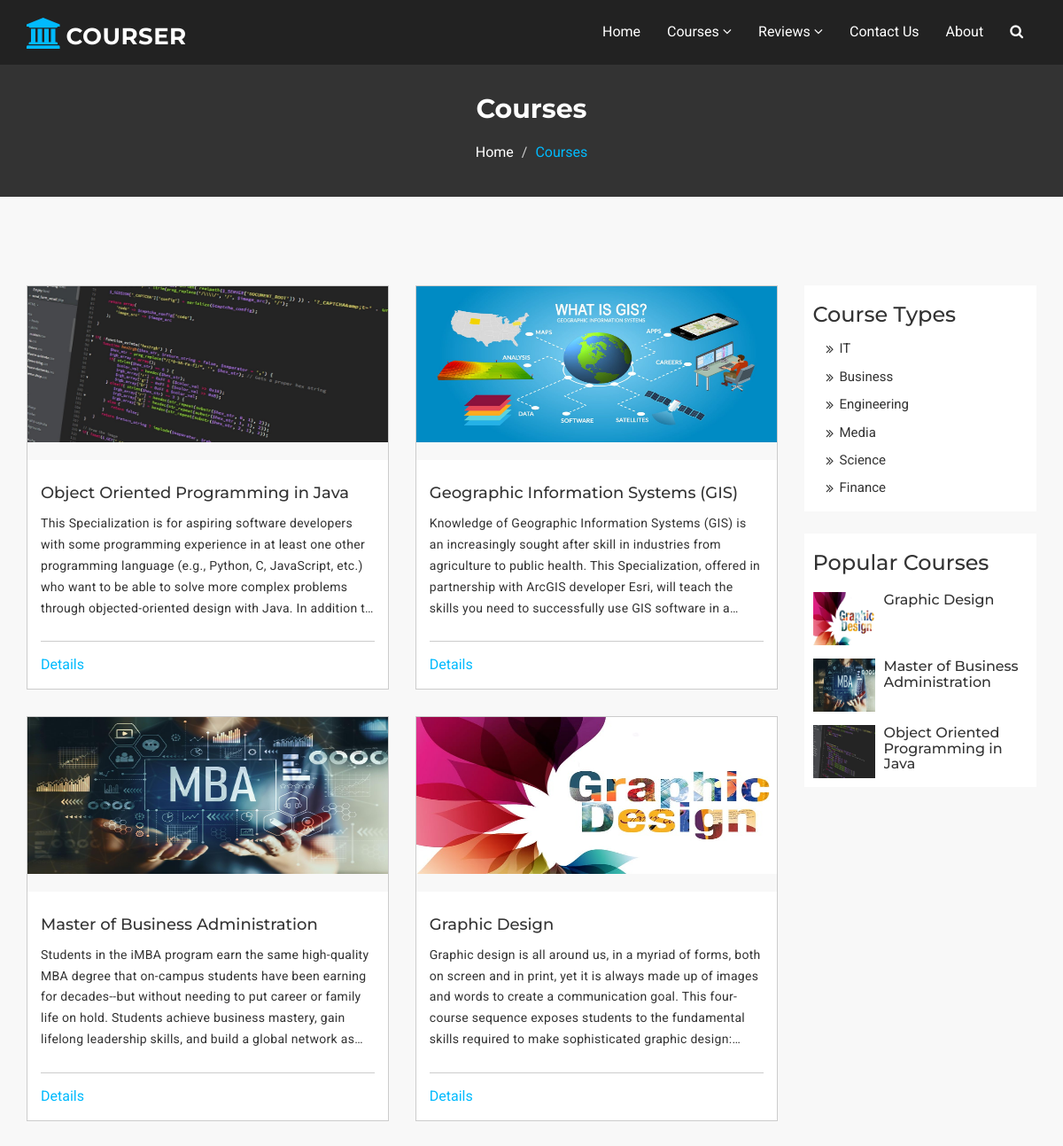
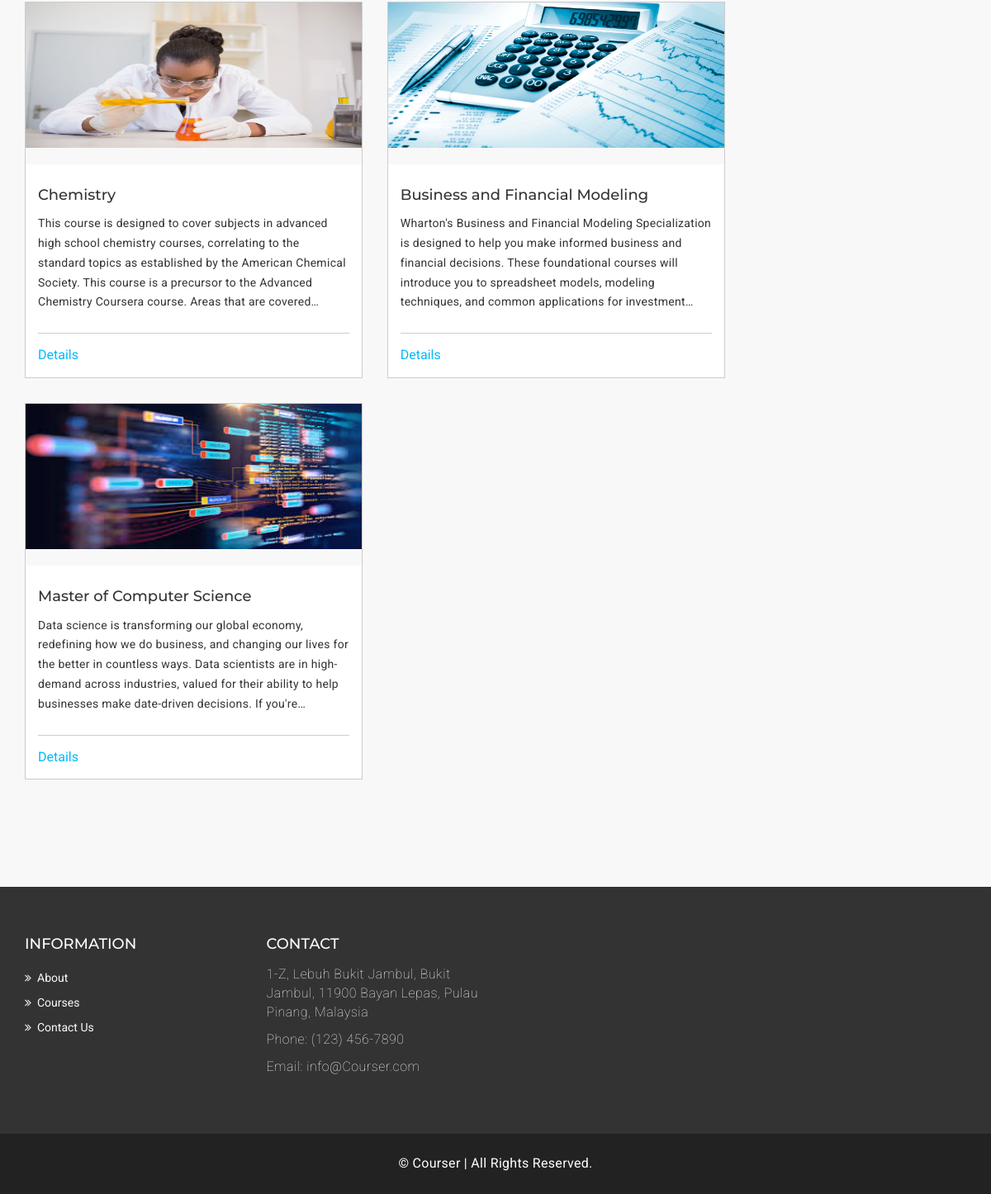
The page /course.php on the database its author committed (2 pictures, top to bottom).
### tables this page shows
CREATE TABLE `courses` (
  `course_id` int(11) NOT NULL,
  `course_name` varchar(200) NOT NULL,
  `course_type` varchar(200) NOT NULL,
  `course_cost` varchar(300) NOT NULL,
  `course_length` varchar(200) NOT NULL,
  `course_desc` varchar(10000) NOT NULL,
  `course_info` varchar(10000) NOT NULL,
  `course_img` varchar(100) NOT NULL,
  `course_classes` varchar(200) NOT NULL,
  `course_prov` varchar(200) NOT NULL
);

### course.php (the view, shortened to what this page needs)
<?php
	include_once('dbinc.php');
	$sql = "SELECT * FROM courses;";
	$result = mysqli_query($conn, $sql) or die("Bad Query:$sql");
?>
<!DOCTYPE html>
<html lang="en">
  <head>
    <link href="assets/css/font-awesome.css" rel="stylesheet">
    <link href="assets/css/bootstrap.css" rel="stylesheet">
    <link rel="stylesheet" type="text/css" href="assets/css/slick.css">
    <link rel="stylesheet" href="assets/css/jquery.fancybox.css" type="text/css" media="screen" />
    <link id="switcher" href="assets/css/theme-color/default-theme.css" rel="stylesheet">
    <link href="assets/css/style.css" rel="stylesheet">
  </head>
  <body>
 <section id="mu-page-breadcrumb">
   <div class="container">
     <div class="row">
       <div class="col-md-12">
         <div class="mu-page-breadcrumb-area">
           <h2>Courses</h2>
           <ol class="breadcrumb">
            <li><a href="index.php">Home</a></li>
            <li class="active">Courses</li>
          </ol>
         </div>
       </div>
     </div>
   </div>
 </section>
 <section id="mu-course-content">
   <div class="container">
     <div class="row">
       <div class="col-md-12">
         <div class="mu-course-content-area">
            <div class="row">
              <div class="col-md-9" float="center">
                <div class="mu-course-container">
                  <div class="row">
				  <?php
				  while($row = mysqli_fetch_array($result))
				  {
					  ?>
				  <div class="col-md-6 col-sm-6">
                    <div class="mu-latest-course-single">
                      <figure class="mu-latest-course-img">
                        <a href="course-detail.php?id=<?php echo $row['course_id']?>">
						<img src="<?php echo $row['course_img']?>" alt="img" width="331.75" height = "176.38"></a>
                        <figcaption class="mu-latest-course-imgcaption">
                        </figcaption>
                      </figure>
                      <div class="mu-latest-course-single-content">
                        <h4><a href="course-detail.php?id=<?php echo $row['course_id']?>"><?php echo $row['course_name']?></a></h4>
                        <p class="elipsis"><?php echo $row['course_desc']?></p>
                        <div class="mu-latest-course-single-contbottom">
                          <a class="mu-course-details" href="course-detail.php?id=<?php echo $row['course_id']?>">Details</a>
                        </div>
                      </div>
                    </div>
                  </div>
					  <?php
				  }
				  ?>
                  </div>
                </div>
              </div>
              <div class="col-md-3">
                <aside class="mu-sidebar">
                  <div class="mu-single-sidebar">
                    <h3>Course Types</h3>
                    <ul class="mu-sidebar-catg">
                      <li><a href="search.php?search=IT&submit-search=true">IT</a></li>
                      <li><a href="search.php?search=Business&submit-search=true">Business</a></li>
                      <li><a href="search.php?search=Engineering&submit-search=true">Engineering</a></li>
                      <li><a href="search.php?search=Media&submit-search=true">Media</a></li>
                      <li><a href="search.php?search=Science&submit-search=true">Science</a></li>
                      <li><a href="search.php?search=Finance&submit-search=true">Finance</a></li>
                    </ul>
                  </div>
                  <div class="mu-single-sidebar">
                    <h3>Popular Courses</h3>
                    <div class="mu-sidebar-popular-courses">
                      <div class="media">
                        <div class="media-left">
						<?php
						     $related = "SELECT * FROM courses WHERE course_id='4';";
						     $result3 = mysqli_query($conn, $related) or die("Bad Query:$related");
							 $row3 = mysqli_fetch_array($result3);
							?>
                          <a href="course-detail.php?id=4">
                            <img class="media-object" src="<?php echo $row3['course_img']?>" alt="img">
                          </a>
                        </div>
                        <div class="media-body">
                          <h4 class="media-heading"><a href="course-detail.php?id=4"><?php echo $row3['course_name']?></a></h4>
                        </div>
                      </div>
                        <div class="media">
                        <div class="media-left">
						<?php
						     $related = "SELECT * FROM courses WHERE course_id='3';";
						     $result3 = mysqli_query($conn, $related) or die("Bad Query:$related");
							 $row3 = mysqli_fetch_array($result3);
							?>
                          <a href="course-detail.php?id=3">
                            <img class="media-object" src="<?php echo $row3['course_img']?>" alt="img">
                          </a>
                        </div>
                        <div class="media-body">
                          <h4 class="media-heading"><a href="course-detail.php?id=3"><?php echo $row3['course_name']?></a></h4>
                        </div>
                      </div>
                      <div class="media">
                        <div class="media-left">
						<?php
						     $related = "SELECT * FROM courses WHERE course_id='1';";
						     $result3 = mysqli_query($conn, $related) or die("Bad Query:$related");
							 $row3 = mysqli_fetch_array($result3);
							?>
                          <a href="course-detail.php?id=1">
                            <img class="media-object" src="<?php echo $row3['course_img']?>" alt="img">
                          </a>
                        </div>
                        <div class="media-body">
                          <h4 class="media-heading"><a href="course-detail.php?id=1"><?php echo $row3['course_name']?></a></h4>
                        </div>
                      </div>
                    </div>
                  </div>
                </aside>
             </div>
           </div>
         </div>
       </div>
     </div>
   </div>
 </section>
  </body>
</html>

### assets/css/theme-color/default-theme.css (style rules this page uses)
#mu-menu .navbar-header .navbar-brand i { color: #01bafd; }
.mu-latest-course-single .mu-latest-course-single-content .mu-latest-course-single-contbottom .mu-course-details { color: #01bafd; }
#mu-page-breadcrumb .mu-page-breadcrumb-area .breadcrumb .active { color: #01bafd; }
#mu-course-content { background-color: #f8f8f8; display: inline; float: left; padding: 100px 0; width: 100%; }
#mu-course-content .mu-course-content-area { display: inline; float: left; width: 100%; }
#mu-course-content .mu-course-content-area .mu-course-container { display: inline; float: left; width: 100%; }
#mu-course-content .mu-course-content-area .mu-course-container .mu-latest-course-single { border: 1px solid #ccc; margin-bottom: 30px; }

### course.php (style rules this page uses)
p.elipsis { display: -webkit-box; -webkit-line-clamp: 5; -webkit-box-orient: vertical; overflow: hidden; text-overflow: ellipsis; }

### rows shown on the page
courses: shows a picture, course_name "Object Oriented Programming in Java", course_desc "This Specialization is for aspiring software developers with some programming experience in at least one other programming language (e.g., Python, C, JavaScript, etc.) who want to be able to solve more complex problems through objected-oriented design with Java. In addition…"
courses: shows a picture, course_name "Geographic Information Systems (GIS)", course_desc "Knowledge of Geographic Information Systems (GIS) is an increasingly sought after skill in industries from agriculture to public health. This Specialization, offered in partnership with ArcGIS developer Esri, will teach the skills you need to successfully use GIS software in…"
courses: shows a picture, course_name "Master of Business Administration", course_desc "Students in the iMBA program earn the same high-quality MBA degree that on-campus students have been earning for decades--but without needing to put career or family life on hold. Students achieve business mastery, gain lifelong leadership skills, and build a global network…"
courses: shows a picture, course_name "Graphic Design", course_desc "Graphic design is all around us, in a myriad of forms, both on screen and in print, yet it is always made up of images and words to create a communication goal. This four-course sequence exposes students to the fundamental skills required to make sophisticated graphic…"
courses: shows a picture, course_name "Chemistry", course_desc "This course is designed to cover subjects in advanced high school chemistry courses, correlating to the standard topics as established by the American Chemical Society. This course is a precursor to the Advanced Chemistry Coursera course. Areas that are…"
courses: shows a picture, course_name "Business and Financial Modeling", course_desc "Wharton's Business and Financial Modeling Specialization is designed to help you make informed business and financial decisions. These foundational courses will introduce you to spreadsheet models, modeling techniques, and common applications for…"
courses: shows a picture, course_name "Master of Computer Science", course_desc "Data science is transforming our global economy, redefining how we do business, and changing our lives for the better in countless ways. Data scientists are in high-demand across industries, valued for their ability to help businesses make date-driven decisions. If…"
